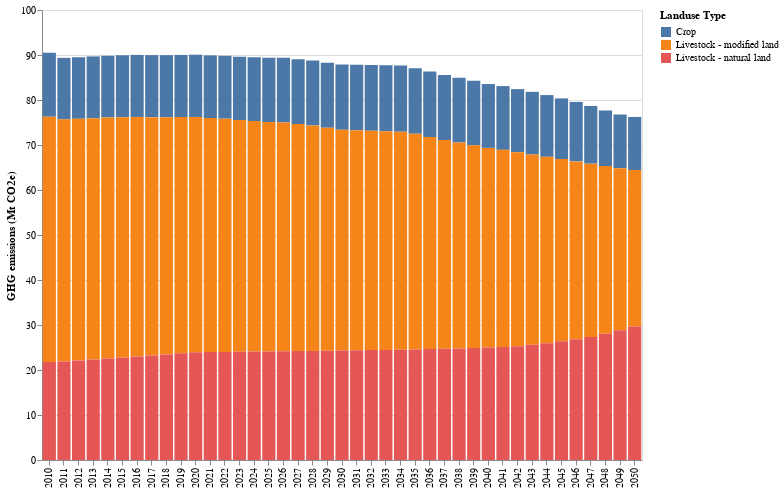

Here is the notebook cell this chart was saved with:
### Code cell
# HIDE CODE
# get the df and plot
GHG_crop_lvstk_df,GHG_crop_lvstk_plot = ag_lucc_GHG.plot_GHG_crop_lvstk()
GHG_crop_lvstk_plot

### Figure 1 — Vega-Lite specification as saved in the notebook (floating-point values rounded to 4 significant figures)
{"config": {"view": {"continuousWidth": 300, "continuousHeight": 300}}, "layer": [{"mark": {"type": "bar"}, "encoding": {"color": {"field": "Landuse_land_cat", "legend": {"title": "Landuse Type"}, "type": "nominal"}, "tooltip": [{"field": "Landuse_land_cat", "title": "Landuse type", "type": "ordinal"}, {"field": "Quantity (Mt CO2e)", "format": ",.2f", "title": "GHG emissions (Mt CO2e)", "type": "quantitative"}], "x": {"axis": {"labelAngle": -90, "title": null}, "field": "Year", "type": "ordinal"}, "y": {"field": "Quantity (Mt CO2e)", "scale": {"reverse": false, "zero": false}, "title": "GHG emissions (Mt CO2e)", "type": "quantitative"}}}], "data": {"name": "data-fccafd3bc4d79ca250920dbc40d3b9a0"}, "height": 450, "width": 600, "$schema": "https://vega.github.io/schema/vega-lite/v5.15.1.json", "datasets": {"data-fccafd3bc4d79ca250920dbc40d3b9a0": [{"Year": 2010, "Land use category": "Crop", "Land category": "Crop", "Quantity (Mt CO2e)": 14.23, "Landuse_land_cat": "Crop"}, {"Year": 2010, "Land use category": "Livestock", "Land category": "modified land", "Quantity (Mt CO2e)": 54.5, "Landuse_land_cat": "Livestock - modified land"}, {"Year": 2010, "Land use category": "Livestock", "Land category": "natural land", "Quantity (Mt CO2e)": 21.78, "Landuse_land_cat": "Livestock - natural land"}, {"Year": 2011, "Land use category": "Crop", "Land category": "Crop", "Quantity (Mt CO2e)": 13.67, "Landuse_land_cat": "Crop"}, {"Year": 2011, "Land use category": "Livestock", "Land category": "modified land", "Quantity (Mt CO2e)": 53.81, "Landuse_land_cat": "Livestock - modified land"}, {"Year": 2011, "Land use category": "Livestock", "Land category": "natural land", "Quantity (Mt CO2e)": 21.89, "Landuse_land_cat": "Livestock - natural land"}, {"Year": 2012, "Land use category": "Crop", "Land category": "Crop", "Quantity (Mt CO2e)": 13.68, "Landuse_land_cat": "Crop"}, {"Year": 2012, "Land use category": "Livestock", "Land category": "modified land", "Quantity (Mt CO2e)": 53.7, "Landuse_land_cat": "Livestock - modified land"}, {"Year": 2012, "Land use category": "Livestock", "Land category": "natural land", "Quantity (Mt CO2e)": 22.12, "Landuse_land_cat": "Livestock - natural land"}, {"Year": 2013, "Land use category": "Crop", "Land category": "Crop", "Quantity (Mt CO2e)": 13.73, "Landuse_land_cat": "Crop"}, {"Year": 2013, "Land use category": "Livestock", "Land category": "modified land", "Quantity (Mt CO2e)": 53.61, "Landuse_land_cat": "Livestock - modified land"}, {"Year": 2013, "Land use category": "Livestock", "Land category": "natural land", "Quantity (Mt CO2e)": 22.35, "Landuse_land_cat": "Livestock - natural land"}, {"Year": 2014, "Land use category": "Crop", "Land category": "Crop", "Quantity (Mt CO2e)": 13.73, "Landuse_land_cat": "Crop"}, {"Year": 2014, "Land use category": "Livestock", "Land category": "modified land", "Quantity (Mt CO2e)": 53.54, "Landuse_land_cat": "Livestock - modified land"}, {"Year": 2014, "Land use category": "Livestock", "Land category": "natural land", "Quantity (Mt CO2e)": 22.57, "Landuse_land_cat": "Livestock - natural land"}, {"Year": 2015, "Land use category": "Crop", "Land category": "Crop", "Quantity (Mt CO2e)": 13.75, "Landuse_land_cat": "Crop"}, {"Year": 2015, "Land use category": "Livestock", "Land category": "modified land", "Quantity (Mt CO2e)": 53.41, "Landuse_land_cat": "Livestock - modified land"}, {"Year": 2015, "Land use category": "Livestock", "Land category": "natural land", "Quantity (Mt CO2e)": 22.79, "Landuse_land_cat": "Livestock - natural land"}, {"Year": 2016, "Land use category": "Crop", "Land category": "Crop", "Quantity (Mt CO2e)": 13.78, "Landuse_land_cat": "Crop"}, {"Year": 2016, "Land use category": "Livestock", "Land category": "modified land", "Quantity (Mt CO2e)": 53.24, "Landuse_land_cat": "Livestock - modified land"}, {"Year": 2016, "Land use category": "Livestock", "Land category": "natural land", "Quantity (Mt CO2e)": 23.0, "Landuse_land_cat": "Livestock - natural land"}, {"Year": 2017, "Land use category": "Crop", "Land category": "Crop", "Quantity (Mt CO2e)": 13.8, "Landuse_land_cat": "Crop"}, {"Year": 2017, "Land use category": "Livestock", "Land category": "modified land", "Quantity (Mt CO2e)": 52.96, "Landuse_land_cat": "Livestock - modified land"}, {"Year": 2017, "Land use category": "Livestock", "Land category": "natural land", "Quantity (Mt CO2e)": 23.22, "Landuse_land_cat": "Livestock - natural land"}, {"Year": 2018, "Land use category": "Crop", "Land category": "Crop", "Quantity (Mt CO2e)": 13.81, "Landuse_land_cat": "Crop"}, {"Year": 2018, "Land use category": "Livestock", "Land category": "modified land", "Quantity (Mt CO2e)": 52.69, "Landuse_land_cat": "Livestock - modified land"}, {"Year": 2018, "Land use category": "Livestock", "Land category": "natural land", "Quantity (Mt CO2e)": 23.47, "Landuse_land_cat": "Livestock - natural land"}, {"Year": 2019, "Land use category": "Crop", "Land category": "Crop", "Quantity (Mt CO2e)": 13.82, "Landuse_land_cat": "Crop"}, {"Year": 2019, "Land use category": "Livestock", "Land category": "modified land", "Quantity (Mt CO2e)": 52.49, "Landuse_land_cat": "Livestock - modified land"}, {"Year": 2019, "Land use category": "Livestock", "Land category": "natural land", "Quantity (Mt CO2e)": 23.7, "Landuse_land_cat": "Livestock - natural land"}, {"Year": 2020, "Land use category": "Crop", "Land category": "Crop", "Quantity (Mt CO2e)": 13.84, "Landuse_land_cat": "Crop"}, {"Year": 2020, "Land use category": "Livestock", "Land category": "modified land", "Quantity (Mt CO2e)": 52.3, "Landuse_land_cat": "Livestock - modified land"}, {"Year": 2020, "Land use category": "Livestock", "Land category": "natural land", "Quantity (Mt CO2e)": 23.94, "Landuse_land_cat": "Livestock - natural land"}, {"Year": 2021, "Land use category": "Crop", "Land category": "Crop", "Quantity (Mt CO2e)": 13.92, "Landuse_land_cat": "Crop"}, {"Year": 2021, "Land use category": "Livestock", "Land category": "modified land", "Quantity (Mt CO2e)": 52.03, "Landuse_land_cat": "Livestock - modified land"}, {"Year": 2021, "Land use category": "Livestock", "Land category": "natural land", "Quantity (Mt CO2e)": 23.97, "Landuse_land_cat": "Livestock - natural land"}, {"Year": 2022, "Land use category": "Crop", "Land category": "Crop", "Quantity (Mt CO2e)": 13.98, "Landuse_land_cat": "Crop"}, {"Year": 2022, "Land use category": "Livestock", "Land category": "modified land", "Quantity (Mt CO2e)": 51.83, "Landuse_land_cat": "Livestock - modified land"}, {"Year": 2022, "Land use category": "Livestock", "Land category": "natural land", "Quantity (Mt CO2e)": 24.01, "Landuse_land_cat": "Livestock - natural land"}, {"Year": 2023, "Land use category": "Crop", "Land category": "Crop", "Quantity (Mt CO2e)": 14.08, "Landuse_land_cat": "Crop"}, {"Year": 2023, "Land use category": "Livestock", "Land category": "modified land", "Quantity (Mt CO2e)": 51.5, "Landuse_land_cat": "Livestock - modified land"}, {"Year": 2023, "Land use category": "Livestock", "Land category": "natural land", "Quantity (Mt CO2e)": 24.05, "Landuse_land_cat": "Livestock - natural land"}, {"Year": 2024, "Land use category": "Crop", "Land category": "Crop", "Quantity (Mt CO2e)": 14.17, "Landuse_land_cat": "Crop"}, {"Year": 2024, "Land use category": "Livestock", "Land category": "modified land", "Quantity (Mt CO2e)": 51.24, "Landuse_land_cat": "Livestock - modified land"}, {"Year": 2024, "Land use category": "Livestock", "Land category": "natural land", "Quantity (Mt CO2e)": 24.09, "Landuse_land_cat": "Livestock - natural land"}, {"Year": 2025, "Land use category": "Crop", "Land category": "Crop", "Quantity (Mt CO2e)": 14.25, "Landuse_land_cat": "Crop"}, {"Year": 2025, "Land use category": "Livestock", "Land category": "modified land", "Quantity (Mt CO2e)": 50.99, "Landuse_land_cat": "Livestock - modified land"}, {"Year": 2025, "Land use category": "Livestock", "Land category": "natural land", "Quantity (Mt CO2e)": 24.13, "Landuse_land_cat": "Livestock - natural land"}, {"Year": 2026, "Land use category": "Crop", "Land category": "Crop", "Quantity (Mt CO2e)": 14.36, "Landuse_land_cat": "Crop"}, {"Year": 2026, "Land use category": "Livestock", "Land category": "modified land", "Quantity (Mt CO2e)": 50.84, "Landuse_land_cat": "Livestock - modified land"}, {"Year": 2026, "Land use category": "Livestock", "Land category": "natural land", "Quantity (Mt CO2e)": 24.16, "Landuse_land_cat": "Livestock - natural land"}, {"Year": 2027, "Land use category": "Crop", "Land category": "Crop", "Quantity (Mt CO2e)": 14.4, "Landuse_land_cat": "Crop"}, {"Year": 2027, "Land use category": "Livestock", "Land category": "modified land", "Quantity (Mt CO2e)": 50.48, "Landuse_land_cat": "Livestock - modified land"}, {"Year": 2027, "Land use category": "Livestock", "Land category": "natural land", "Quantity (Mt CO2e)": 24.2, "Landuse_land_cat": "Livestock - natural land"}, {"Year": 2028, "Land use category": "Crop", "Land category": "Crop", "Quantity (Mt CO2e)": 14.46, "Landuse_land_cat": "Crop"}, {"Year": 2028, "Land use category": "Livestock", "Land category": "modified land", "Quantity (Mt CO2e)": 50.09, "Landuse_land_cat": "Livestock - modified land"}, {"Year": 2028, "Land use category": "Livestock", "Land category": "natural land", "Quantity (Mt CO2e)": 24.25, "Landuse_land_cat": "Livestock - natural land"}, {"Year": 2029, "Land use category": "Crop", "Land category": "Crop", "Quantity (Mt CO2e)": 14.47, "Landuse_land_cat": "Crop"}, {"Year": 2029, "Land use category": "Livestock", "Land category": "modified land", "Quantity (Mt CO2e)": 49.54, "Landuse_land_cat": "Livestock - modified land"}, {"Year": 2029, "Land use category": "Livestock", "Land category": "natural land", "Quantity (Mt CO2e)": 24.28, "Landuse_land_cat": "Livestock - natural land"}, {"Year": 2030, "Land use category": "Crop", "Land category": "Crop", "Quantity (Mt CO2e)": 14.48, "Landuse_land_cat": "Crop"}, {"Year": 2030, "Land use category": "Livestock", "Land category": "modified land", "Quantity (Mt CO2e)": 49.06, "Landuse_land_cat": "Livestock - modified land"}, {"Year": 2030, "Land use category": "Livestock", "Land category": "natural land", "Quantity (Mt CO2e)": 24.33, "Landuse_land_cat": "Livestock - natural land"}, {"Year": 2031, "Land use category": "Crop", "Land category": "Crop", "Quantity (Mt CO2e)": 14.58, "Landuse_land_cat": "Crop"}, {"Year": 2031, "Land use category": "Livestock", "Land category": "modified land", "Quantity (Mt CO2e)": 48.86, "Landuse_land_cat": "Livestock - modified land"}, {"Year": 2031, "Land use category": "Livestock", "Land category": "natural land", "Quantity (Mt CO2e)": 24.39, "Landuse_land_cat": "Livestock - natural land"}, {"Year": 2032, "Land use category": "Crop", "Land category": "Crop", "Quantity (Mt CO2e)": 14.64, "Landuse_land_cat": "Crop"}, {"Year": 2032, "Land use category": "Livestock", "Land category": "modified land", "Quantity (Mt CO2e)": 48.71, "Landuse_land_cat": "Livestock - modified land"}, {"Year": 2032, "Land use category": "Livestock", "Land category": "natural land", "Quantity (Mt CO2e)": 24.43, "Landuse_land_cat": "Livestock - natural land"}, {"Year": 2033, "Land use category": "Crop", "Land category": "Crop", "Quantity (Mt CO2e)": 14.69, "Landuse_land_cat": "Crop"}, {"Year": 2033, "Land use category": "Livestock", "Land category": "modified land", "Quantity (Mt CO2e)": 48.58, "Landuse_land_cat": "Livestock - modified land"}, {"Year": 2033, "Land use category": "Livestock", "Land category": "natural land", "Quantity (Mt CO2e)": 24.47, "Landuse_land_cat": "Livestock - natural land"}, {"Year": 2034, "Land use category": "Crop", "Land category": "Crop", "Quantity (Mt CO2e)": 14.73, "Landuse_land_cat": "Crop"}, {"Year": 2034, "Land use category": "Livestock", "Land category": "modified land", "Quantity (Mt CO2e)": 48.45, "Landuse_land_cat": "Livestock - modified land"}, {"Year": 2034, "Land use category": "Livestock", "Land category": "natural land", "Quantity (Mt CO2e)": 24.51, "Landuse_land_cat": "Livestock - natural land"}, {"Year": 2035, "Land use category": "Crop", "Land category": "Crop", "Quantity (Mt CO2e)": 14.6, "Landuse_land_cat": "Crop"}, {"Year": 2035, "Land use category": "Livestock", "Land category": "modified land", "Quantity (Mt CO2e)": 47.9, "Landuse_land_cat": "Livestock - modified land"}, {"Year": 2035, "Land use category": "Livestock", "Land category": "natural land", "Quantity (Mt CO2e)": 24.58, "Landuse_land_cat": "Livestock - natural land"}, {"Year": 2036, "Land use category": "Crop", "Land category": "Crop", "Quantity (Mt CO2e)": 14.55, "Landuse_land_cat": "Crop"}, {"Year": 2036, "Land use category": "Livestock", "Land category": "modified land", "Quantity (Mt CO2e)": 47.11, "Landuse_land_cat": "Livestock - modified land"}, {"Year": 2036, "Land use category": "Livestock", "Land category": "natural land", "Quantity (Mt CO2e)": 24.64, "Landuse_land_cat": "Livestock - natural land"}, {"Year": 2037, "Land use category": "Crop", "Land category": "Crop", "Quantity (Mt CO2e)": 14.46, "Landuse_land_cat": "Crop"}, {"Year": 2037, "Land use category": "Livestock", "Land category": "modified land", "Quantity (Mt CO2e)": 46.42, "Landuse_land_cat": "Livestock - modified land"}, {"Year": 2037, "Land use category": "Livestock", "Land category": "natural land", "Quantity (Mt CO2e)": 24.7, "Landuse_land_cat": "Livestock - natural land"}, {"Year": 2038, "Land use category": "Crop", "Land category": "Crop", "Quantity (Mt CO2e)": 14.39, "Landuse_land_cat": "Crop"}, {"Year": 2038, "Land use category": "Livestock", "Land category": "modified land", "Quantity (Mt CO2e)": 45.79, "Landuse_land_cat": "Livestock - modified land"}, {"Year": 2038, "Land use category": "Livestock", "Land category": "natural land", "Quantity (Mt CO2e)": 24.77, "Landuse_land_cat": "Livestock - natural land"}, {"Year": 2039, "Land use category": "Crop", "Land category": "Crop", "Quantity (Mt CO2e)": 14.3, "Landuse_land_cat": "Crop"}, {"Year": 2039, "Land use category": "Livestock", "Land category": "modified land", "Quantity (Mt CO2e)": 45.09, "Landuse_land_cat": "Livestock - modified land"}, {"Year": 2039, "Land use category": "Livestock", "Land category": "natural land", "Quantity (Mt CO2e)": 24.87, "Landuse_land_cat": "Livestock - natural land"}, {"Year": 2040, "Land use category": "Crop", "Land category": "Crop", "Quantity (Mt CO2e)": 14.19, "Landuse_land_cat": "Crop"}, {"Year": 2040, "Land use category": "Livestock", "Land category": "modified land", "Quantity (Mt CO2e)": 44.36, "Landuse_land_cat": "Livestock - modified land"}, {"Year": 2040, "Land use category": "Livestock", "Land category": "natural land", "Quantity (Mt CO2e)": 25.0, "Landuse_land_cat": "Livestock - natural land"}, {"Year": 2041, "Land use category": "Crop", "Land category": "Crop", "Quantity (Mt CO2e)": 14.16, "Landuse_land_cat": "Crop"}, {"Year": 2041, "Land use category": "Livestock", "Land category": "modified land", "Quantity (Mt CO2e)": 43.8, "Landuse_land_cat": "Livestock - modified land"}, {"Year": 2041, "Land use category": "Livestock", "Land category": "natural land", "Quantity (Mt CO2e)": 25.12, "Landuse_land_cat": "Livestock - natural land"}, {"Year": 2042, "Land use category": "Crop", "Land category": "Crop", "Quantity (Mt CO2e)": 14.03, "Landuse_land_cat": "Crop"}, {"Year": 2042, "Land use category": "Livestock", "Land category": "modified land", "Quantity (Mt CO2e)": 43.11, "Landuse_land_cat": "Livestock - modified land"}, {"Year": 2042, "Land use category": "Livestock", "Land category": "natural land", "Quantity (Mt CO2e)": 25.28, "Landuse_land_cat": "Livestock - natural land"}, {"Year": 2043, "Land use category": "Crop", "Land category": "Crop", "Quantity (Mt CO2e)": 13.93, "Landuse_land_cat": "Crop"}, {"Year": 2043, "Land use category": "Livestock", "Land category": "modified land", "Quantity (Mt CO2e)": 42.28, "Landuse_land_cat": "Livestock - modified land"}, {"Year": 2043, "Land use category": "Livestock", "Land category": "natural land", "Quantity (Mt CO2e)": 25.6, "Landuse_land_cat": "Livestock - natural land"}, {"Year": 2044, "Land use category": "Crop", "Land category": "Crop", "Quantity (Mt CO2e)": 13.72, "Landuse_land_cat": "Crop"}, {"Year": 2044, "Land use category": "Livestock", "Land category": "modified land", "Quantity (Mt CO2e)": 41.44, "Landuse_land_cat": "Livestock - modified land"}, {"Year": 2044, "Land use category": "Livestock", "Land category": "natural land", "Quantity (Mt CO2e)": 25.93, "Landuse_land_cat": "Livestock - natural land"}, {"Year": 2045, "Land use category": "Crop", "Land category": "Crop", "Quantity (Mt CO2e)": 13.48, "Landuse_land_cat": "Crop"}, {"Year": 2045, "Land use category": "Livestock", "Land category": "modified land", "Quantity (Mt CO2e)": 40.51, "Landuse_land_cat": "Livestock - modified land"}, {"Year": 2045, "Land use category": "Livestock", "Land category": "natural land", "Quantity (Mt CO2e)": 26.37, "Landuse_land_cat": "Livestock - natural land"}, {"Year": 2046, "Land use category": "Crop", "Land category": "Crop", "Quantity (Mt CO2e)": 13.22, "Landuse_land_cat": "Crop"}, {"Year": 2046, "Land use category": "Livestock", "Land category": "modified land", "Quantity (Mt CO2e)": 39.5, "Landuse_land_cat": "Livestock - modified land"}, {"Year": 2046, "Land use category": "Livestock", "Land category": "natural land", "Quantity (Mt CO2e)": 26.84, "Landuse_land_cat": "Livestock - natural land"}, {"Year": 2047, "Land use category": "Crop", "Land category": "Crop", "Quantity (Mt CO2e)": 12.83, "Landuse_land_cat": "Crop"}, {"Year": 2047, "Land use category": "Livestock", "Land category": "modified land", "Quantity (Mt CO2e)": 38.49, "Landuse_land_cat": "Livestock - modified land"}, {"Year": 2047, "Land use category": "Livestock", "Land category": "natural land", "Quantity (Mt CO2e)": 27.36, "Landuse_land_cat": "Livestock - natural land"}, {"Year": 2048, "Land use category": "Crop", "Land category": "Crop", "Quantity (Mt CO2e)": 12.37, "Landuse_land_cat": "Crop"}, {"Year": 2048, "Land use category": "Livestock", "Land category": "modified land", "Quantity (Mt CO2e)": 37.27, "Landuse_land_cat": "Livestock - modified land"}, {"Year": 2048, "Land use category": "Livestock", "Land category": "natural land", "Quantity (Mt CO2e)": 28.03, "Landuse_land_cat": "Livestock - natural land"}, {"Year": 2049, "Land use category": "Crop", "Land category": "Crop", "Quantity (Mt CO2e)": 11.93, "Landuse_land_cat": "Crop"}, {"Year": 2049, "Land use category": "Livestock", "Land category": "modified land", "Quantity (Mt CO2e)": 35.99, "Landuse_land_cat": "Livestock - modified land"}, {"Year": 2049, "Land use category": "Livestock", "Land category": "natural land", "Quantity (Mt CO2e)": 28.86, "Landuse_land_cat": "Livestock - natural land"}, {"Year": 2050, "Land use category": "Crop", "Land category": "Crop", "Quantity (Mt CO2e)": 11.78, "Landuse_land_cat": "Crop"}, {"Year": 2050, "Land use category": "Livestock", "Land category": "modified land", "Quantity (Mt CO2e)": 34.77, "Landuse_land_cat": "Livestock - modified land"}, {"Year": 2050, "Land use category": "Livestock", "Land category": "natural land", "Quantity (Mt CO2e)": 29.67, "Landuse_land_cat": "Livestock - natural land"}]}}
